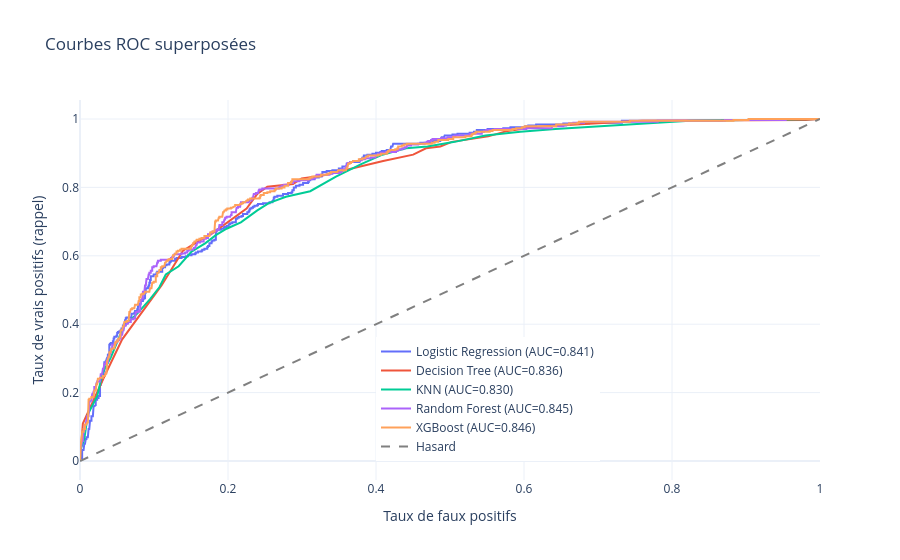
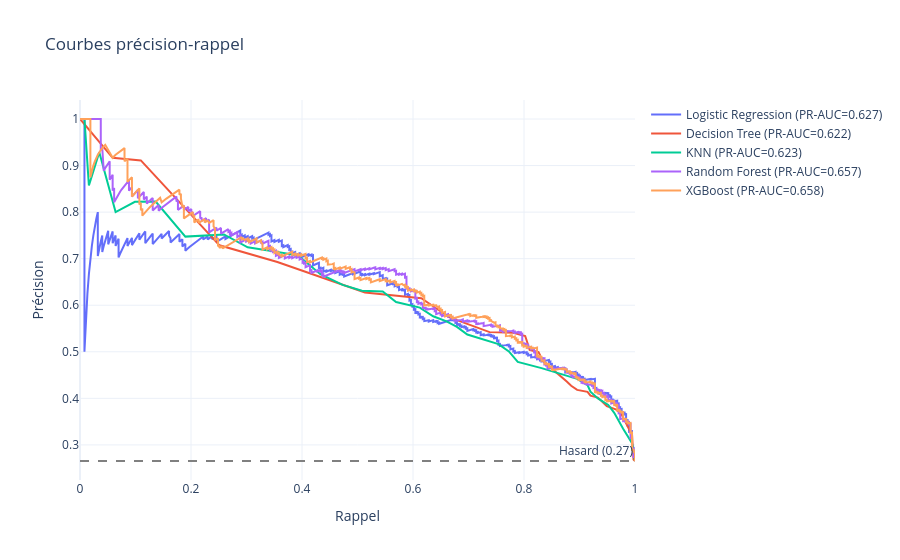

Notebook cell for these charts, in order:
### Code cell
plots.plot_roc(scores, y_test).show()
plots.plot_pr(scores, y_test).show()

### Figure 1 — Plotly figure (JSON) as saved in the notebook; plotly's stock layout.template omitted (floating-point values rounded to 4 significant figures; data arrays with more than 128 entries replaced by an {"elided": "..."} marker saying what was removed)
{"data": [{"mode": "lines", "name": "Logistic Regression (AUC=0.841)", "type": "scatter", "x": {"elided": "371 float values"}, "y": {"elided": "371 float values"}}, {"mode": "lines", "name": "Decision Tree (AUC=0.836)", "type": "scatter", "x": [0.0, 0.001932, 0.003865, 0.03382, 0.057, 0.1101, 0.1391, 0.1614, 0.1787, 0.2251, 0.2396, 0.2531, 0.2638, 0.2879, 0.2995, 0.3266, 0.4097, 0.429, 0.4502, 0.4676, 0.487, 0.5024, 0.5517, 0.5778, 0.6029, 0.6135, 0.629, 0.7594, 0.9807, 1.0], "y": [0.0, 0.05882, 0.1096, 0.2513, 0.3556, 0.5134, 0.615, 0.6444, 0.6658, 0.738, 0.7807, 0.8021, 0.8048, 0.8102, 0.8262, 0.8342, 0.877, 0.885, 0.8957, 0.9144, 0.9198, 0.9332, 0.9492, 0.9652, 0.9733, 0.9759, 0.9786, 0.9947, 0.9973, 1.0]}, {"mode": "lines", "name": "KNN (AUC=0.830)", "type": "scatter", "x": [0.0, 0.0, 0.0009662, 0.0009662, 0.005797, 0.007729, 0.01063, 0.02319, 0.03092, 0.04155, 0.04928, 0.05894, 0.07826, 0.09469, 0.1072, 0.1159, 0.1333, 0.1507, 0.1691, 0.1836, 0.1981, 0.2174, 0.2396, 0.2551, 0.2783, 0.3111, 0.3459, 0.3807, 0.4087, 0.4406, 0.4696, 0.5063, 0.5478, 0.5952, 0.6425, 0.7034, 0.8242, 1.0], "y": [0.0, 0.008021, 0.01604, 0.03476, 0.06417, 0.09893, 0.1364, 0.1898, 0.2594, 0.3021, 0.3449, 0.393, 0.4332, 0.4733, 0.508, 0.5455, 0.5695, 0.6123, 0.6364, 0.6604, 0.6791, 0.6979, 0.7326, 0.754, 0.7727, 0.7888, 0.8316, 0.869, 0.8957, 0.9144, 0.9198, 0.9332, 0.9519, 0.9626, 0.9706, 0.9786, 0.9947, 1.0]}, {"mode": "lines", "name": "Random Forest (AUC=0.845)", "type": "scatter", "x": {"elided": "379 float values"}, "y": {"elided": "379 float values"}}, {"mode": "lines", "name": "XGBoost (AUC=0.846)", "type": "scatter", "x": {"elided": "417 float values"}, "y": {"elided": "417 float values"}}, {"line": {"color": "grey", "dash": "dash"}, "mode": "lines", "name": "Hasard", "type": "scatter", "x": [0, 1], "y": [0, 1]}], "layout": {"legend": {"x": 0.4, "y": 0.05}, "title": {"text": "Courbes ROC superposées"}, "xaxis": {"title": {"text": "Taux de faux positifs"}}, "yaxis": {"title": {"text": "Taux de vrais positifs (rappel)"}}}}

### Figure 2 — Plotly figure (JSON) as saved in the notebook; plotly's stock layout.template omitted (floating-point values rounded to 4 significant figures; data arrays with more than 128 entries replaced by an {"elided": "..."} marker saying what was removed)
{"data": [{"mode": "lines", "name": "Logistic Regression (PR-AUC=0.627)", "type": "scatter", "x": {"elided": "1408 float values"}, "y": {"elided": "1408 float values"}}, {"mode": "lines", "name": "Decision Tree (PR-AUC=0.622)", "type": "scatter", "x": [1.0, 0.9973, 0.9947, 0.9786, 0.9759, 0.9733, 0.9652, 0.9492, 0.9332, 0.9198, 0.9144, 0.8957, 0.885, 0.877, 0.8342, 0.8262, 0.8102, 0.8048, 0.8021, 0.7807, 0.738, 0.6658, 0.6444, 0.615, 0.5134, 0.3556, 0.2513, 0.1096, 0.05882, 0.0], "y": [0.2654, 0.2687, 0.3212, 0.3599, 0.365, 0.3684, 0.3764, 0.3834, 0.4016, 0.4057, 0.414, 0.4182, 0.4271, 0.4362, 0.48, 0.4992, 0.5042, 0.5244, 0.5338, 0.5407, 0.5422, 0.5737, 0.5907, 0.615, 0.6275, 0.6927, 0.7287, 0.9111, 0.9167, 1.0]}, {"mode": "lines", "name": "KNN (PR-AUC=0.623)", "type": "scatter", "x": [1.0, 0.9947, 0.9786, 0.9706, 0.9626, 0.9519, 0.9332, 0.9198, 0.9144, 0.8957, 0.869, 0.8316, 0.7888, 0.7727, 0.754, 0.7326, 0.6979, 0.6791, 0.6604, 0.6364, 0.6123, 0.5695, 0.5455, 0.508, 0.4733, 0.4332, 0.393, 0.3449, 0.3021, 0.2594, 0.1898, 0.1364, 0.09893, 0.06417, 0.03476, 0.01604, 0.008021, 0.0], "y": [0.2654, 0.3037, 0.3346, 0.3531, 0.3689, 0.3857, 0.3998, 0.4145, 0.4286, 0.442, 0.452, 0.4649, 0.4781, 0.5009, 0.5165, 0.5249, 0.537, 0.5534, 0.5652, 0.5763, 0.5948, 0.6068, 0.6296, 0.6312, 0.6436, 0.6667, 0.7067, 0.7167, 0.7244, 0.7519, 0.7474, 0.8226, 0.8222, 0.8, 0.9286, 0.8571, 1.0, 1.0]}, {"mode": "lines", "name": "Random Forest (PR-AUC=0.657)", "type": "scatter", "x": {"elided": "1406 float values"}, "y": {"elided": "1406 float values"}}, {"mode": "lines", "name": "XGBoost (PR-AUC=0.658)", "type": "scatter", "x": {"elided": "1348 float values"}, "y": {"elided": "1348 float values"}}], "layout": {"annotations": [{"showarrow": false, "text": "Hasard (0.27)", "x": 1, "xanchor": "right", "xref": "x domain", "y": 0.2654, "yanchor": "bottom", "yref": "y"}], "shapes": [{"line": {"color": "grey", "dash": "dash"}, "type": "line", "x0": 0, "x1": 1, "xref": "x domain", "y0": 0.2654, "y1": 0.2654, "yref": "y"}], "title": {"text": "Courbes précision-rappel"}, "xaxis": {"title": {"text": "Rappel"}}, "yaxis": {"title": {"text": "Précision"}}}}
